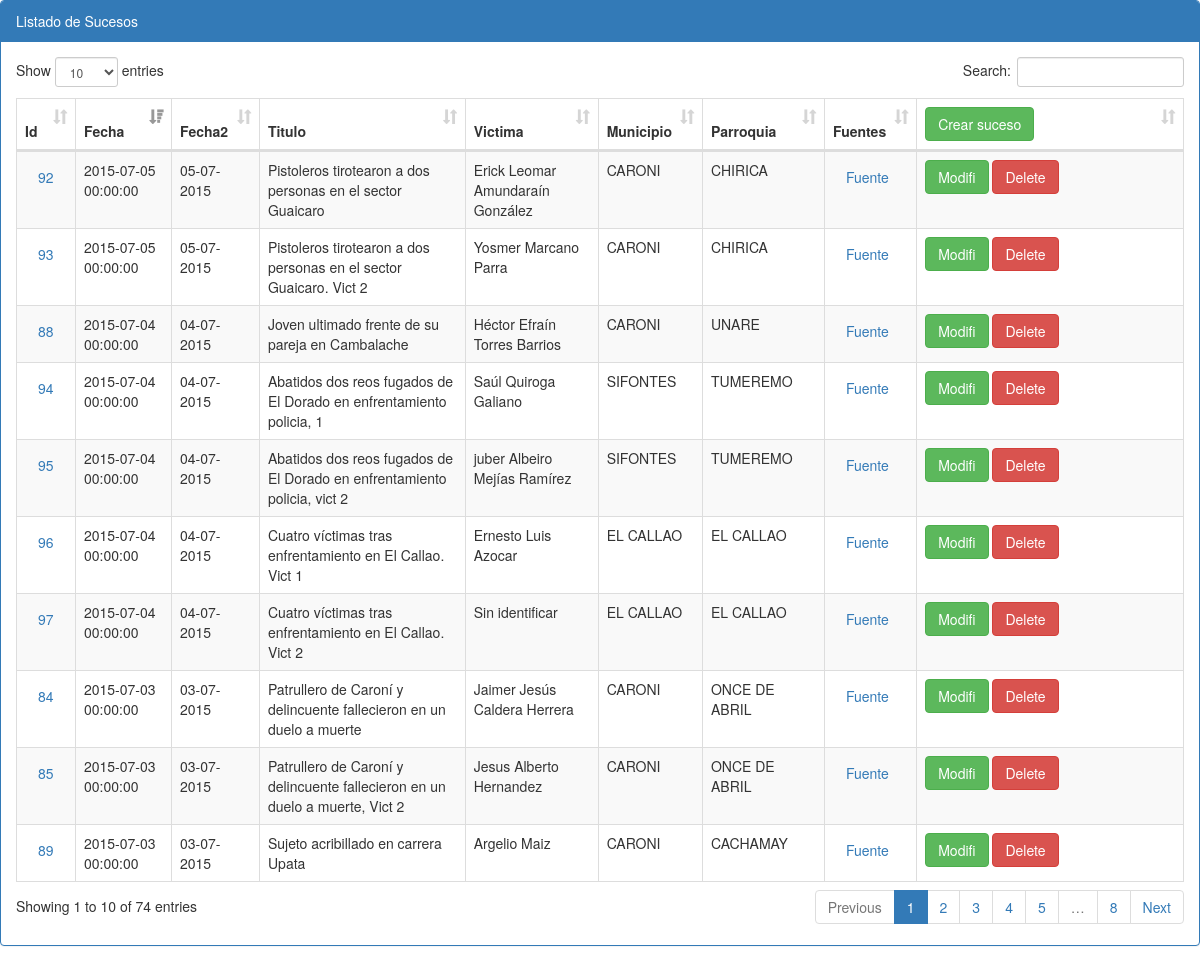
Page /sucesos/index_viejo.php on the earlier database version.
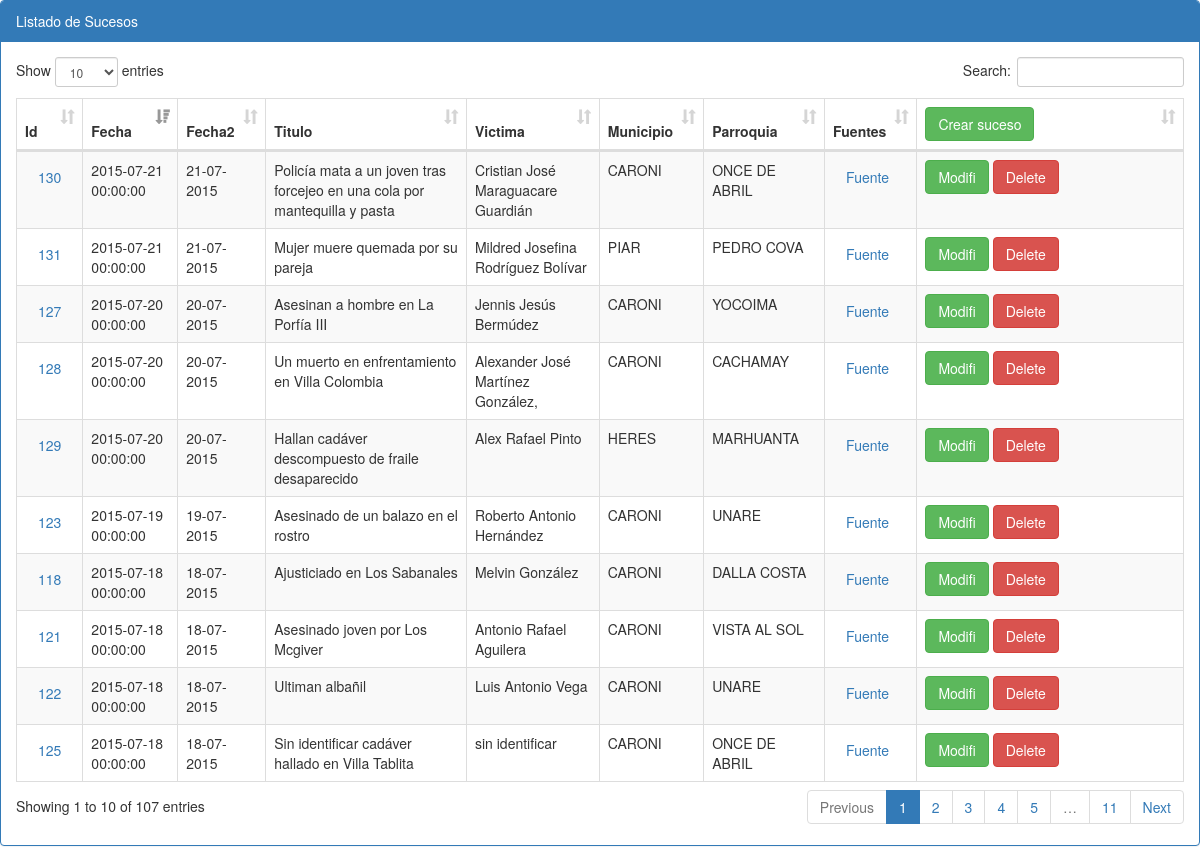
Same page on the later database version.
### tables this page shows
CREATE TABLE IF NOT EXISTS `sucesos` (
`suceso_id` int(11) NOT NULL,
  `fecha_suceso` datetime DEFAULT NULL,
  `delito_id` int(11) DEFAULT NULL,
  `delito_detalle_id` int(11) DEFAULT NULL,
  `titulo` varchar(255) DEFAULT NULL,
  `fuente` varchar(100) DEFAULT NULL,
  `otra_fuente1` varchar(100) DEFAULT NULL,
  `otra_fuente2` varchar(100) DEFAULT NULL,
  `otra_fuente3` varchar(100) DEFAULT NULL,
  `nombre_victima` varchar(80) DEFAULT NULL,
  `sexo` varchar(1) DEFAULT NULL,
  `edad` int(3) DEFAULT NULL,
  `tipo_arma` smallint(6) DEFAULT NULL,
  `estado` smallint(6) DEFAULT NULL,
  `municipio_id` smallint(6) DEFAULT NULL,
  `parroquia_id` smallint(6) DEFAULT NULL,
  `latitud` double DEFAULT NULL,
  `longitud` double DEFAULT NULL,
  `sector` varchar(255) DEFAULT NULL,
  `usuario` varchar(15) NOT NULL,
  `mi_reseña` varchar(1500) NOT NULL,
  `observaciones` varchar(1000) NOT NULL,
  `fecha_creado` datetime DEFAULT NULL
);

CREATE TABLE IF NOT EXISTS `municipios` (
  `municipio_id` smallint(6) NOT NULL DEFAULT '0',
  `estado_id` smallint(6) NOT NULL DEFAULT '0',
  `descripcion` varchar(50) DEFAULT NULL
);

CREATE TABLE IF NOT EXISTS `parroquias` (
  `parroquia_id` int(11) NOT NULL DEFAULT '0',
  `municipio_id` int(11) DEFAULT NULL,
  `estado_id` smallint(6) DEFAULT NULL,
  `descripcion` varchar(255) DEFAULT NULL,
  `capital_sector` varchar(50) NOT NULL,
  `latitud` float DEFAULT NULL,
  `longitud` float DEFAULT NULL,
  `latitud2` float DEFAULT NULL,
  `longitud2` float DEFAULT NULL,
  `latitud3` float DEFAULT NULL,
  `longitud3` float DEFAULT NULL,
  `latitud4` float DEFAULT NULL,
  `longitud4` float DEFAULT NULL
);

### adodb/adodb.inc.php (called while the page is built, shortened)
<?php
if (!defined('_ADODB_LAYER')) {
	GLOBAL
		$ADODB_vers,
		$ADODB_COUNTRECS,
		$ADODB_CACHE_DIR,
		$ADODB_CACHE,
		$ADODB_CACHE_CLASS,
		$ADODB_EXTENSION,
		$ADODB_COMPAT_FETCH,
	 	$ADODB_FETCH_MODE,
		$ADODB_GETONE_EOF,
		$ADODB_QUOTE_FIELDNAMES;
	abstract class ADOConnection {
	var $database = '';
	var $host = '';
	var $user = '';
	var $debug = false;
	var $true = '1';
	var $false = '0';
	var $fetchMode=false;
	var $bulkBind = false;
	var $_queryID = false;
	var $_bindInputArray = false;
	function Connect($argHostname = "", $argUsername = "", $argPassword = "", $argDatabaseName = "", $forceNew = false)
	{
		if ($argHostname != "") $this->host = $argHostname;
		if ($argUsername != "") $this->user = $argUsername;
		if ($argDatabaseName != "") $this->database = $argDatabaseName;
		if ($forceNew) {
			if ($rez=$this->_nconnect($this->host, $this->user, $argPassword, $this->database)) return true;
		} else {
			 if ($rez=$this->_connect($this->host, $this->user, $argPassword, $this->database)) return true;
		}
		return $ret;
	}
	function Prepare($sql)
	{
		return $sql;
	}
	function SetFetchMode($mode)
	{
		$old = $this->fetchMode;
		$this->fetchMode = $mode;
		if ($old === false) {
		global $ADODB_FETCH_MODE;
			return $ADODB_FETCH_MODE;
		}
		return $old;
	}
	function Execute($sql,$inputarr=false)
	{
		if ($inputarr !== false) {
			if (!is_array($inputarr)) $inputarr = array($inputarr);
			$element0 = reset($inputarr);
			$array_2d = $this->bulkBind && is_array($element0) && !is_object(reset($element0));
			unset($element0);
			if (!is_array($sql) && !$this->_bindInputArray) {
				$sqlarr = explode('?',$sql);
				$nparams = sizeof($sqlarr)-1;
				if (!$array_2d) $inputarr = array($inputarr);
				foreach($inputarr as $arr) {
					$sql = ''; $i = 0;
					while(list(, $v) = each($arr)) {
						$sql .= $sqlarr[$i];
						$typ = gettype($v);
						if ($typ == 'string')
							$sql .= $this->qstr($v);
						else if ($typ == 'double')
							$sql .= str_replace(',','.',$v);
						else if ($typ == 'boolean')
							$sql .= $v ? $this->true : $this->false;
						else if ($typ == 'object') {
							if (method_exists($v, '__toString')) $sql .= $this->qstr($v->__toString());
							else $sql .= $this->qstr((string) $v);
						} else if ($v === null)
							$sql .= 'NULL';
						else
							$sql .= $v;
						$i += 1;
						if ($i == $nparams) break;
					}
					if (isset($sqlarr[$i])) {
						$sql .= $sqlarr[$i];
						if ($i+1 != sizeof($sqlarr)) $this->outp_throw( "Input Array does not match ?: ".htmlspecialchars($sql),'Execute');
					} else if ($i != sizeof($sqlarr))
						$this->outp_throw( "Input array does not match ?: ".htmlspecialchars($sql),'Execute');
					$ret = $this->_Execute($sql);
					if (!$ret) return $ret;
				}
			} else {
				if ($array_2d) {
					if (is_string($sql))
						$stmt = $this->Prepare($sql);
					else
						$stmt = $sql;
					foreach($inputarr as $arr) {
						$ret = $this->_Execute($stmt,$arr);
						if (!$ret) return $ret;
					}
				} else {
					$ret = $this->_Execute($sql,$inputarr);
				}
			}
		} else {
			$ret = $this->_Execute($sql,false);
		}
		return $ret;
	}
	function _Execute($sql,$inputarr=false)
	{
		if ($this->debug) {
			global $ADODB_INCLUDED_LIB;
			if (empty($ADODB_INCLUDED_LIB)) include(ADODB_DIR.'/adodb-lib.inc.php');
			$this->_queryID = _adodb_debug_execute($this, $sql,$inputarr);
		} else {
			$this->_queryID = @$this->_query($sql,$inputarr);
		}
		$rs = new $rsclass($this->_queryID,$this->fetchMode);
		$rs->connection = $this;
		$rs->Init();
		if (is_array($sql)) $rs->sql = $sql[0];
		else $rs->sql = $sql;
		return $rs;
	}
}
	class ADORecordSet implements IteratorAggregate {
	var $canSeek = false;
	var $_numOfRows = -1;
	var $_numOfFields = -1;
	var $_currentRow = -1;
	function ADORecordSet($queryID)
	{
		$this->_queryID = $queryID;
	}
	function Init()
	{
		if ($this->_numOfRows != 0 && $this->_numOfFields && $this->_currentRow == -1) {
			$this->_currentRow = 0;
			if ($this->EOF = ($this->_fetch() === false)) {
				$this->_numOfRows = 0;
			}
		} else {
			$this->EOF = true;
		}
	}
	function Move($rowNumber = 0)
	{
		if ($this->canSeek) {
			if ($this->_seek($rowNumber)) {
				$this->_currentRow = $rowNumber;
				if ($this->_fetch()) {
					return true;
				}
			} else {
				$this->EOF = true;
				return false;
			}
		}
		return false;
	}
}
	function ADOLoadCode($dbType)
	{
		$db = strtolower($dbType);
		switch ($db) {
			default:
				$class = $db; break;
		}
		$file = ADODB_DIR."/drivers/adodb-".$db.".inc.php";
		if (class_exists("ADODB_" . $class)) return $class;
		return false;
	}
	function ADONewConnection($db='')
	{
	GLOBAL $ADODB_NEWCONNECTION, $ADODB_LASTDB;
		$errorfn = (defined('ADODB_ERROR_HANDLER')) ? ADODB_ERROR_HANDLER : false;
		if(empty($obj)) {
			if (!isset($ADODB_LASTDB)) $ADODB_LASTDB = '';
			if ($db != $ADODB_LASTDB) $db = ADOLoadCode($db);
			$cls = 'ADODB_'.$db;
			$obj = new $cls();
		}
		return $obj;
	}
}

### connections/guayana_s.php (called while the page is built, shortened)
<?php
		require_once(CONN_DIR."/../adodb/adodb.inc.php");
		class Conexion {
					private $dbConn;
					function __construct() {
						    $this->servidor='localhost';
						    $this->nombreBD='guayana_segura';
							$this->user='ag09504';
							$this->password='ag09504';
							$this->dbConn=ADONewConnection('mysql');
							$this->dbConn->Connect($this->servidor,$this->user,$this->password,$this->nombreBD);
					}
					function getDbConn() {
					    return $this->dbConn;
					}
		}
function normaliza($fecha){
	return substr($fecha, 8, 2)."-".substr($fecha, 5, 2)."-".substr($fecha, 0, 4);
}
?>

### adodb/drivers/adodb-mysql.inc.php (called while the page is built, shortened)
<?php
if (! defined("_ADODB_MYSQL_LAYER")) {
class ADODB_mysql extends ADOConnection {
	var $forceNewConnect = false;
	var $clientFlags = 0;
	function _connect($argHostname, $argUsername, $argPassword, $argDatabasename)
	{
		if (ADODB_PHPVER >= 0x4300)
			$this->_connectionID = mysql_connect($argHostname,$argUsername,$argPassword,
												$this->forceNewConnect,$this->clientFlags);
		else if (ADODB_PHPVER >= 0x4200)
			$this->_connectionID = mysql_connect($argHostname,$argUsername,$argPassword,
												$this->forceNewConnect);
		else
			$this->_connectionID = mysql_connect($argHostname,$argUsername,$argPassword);
		if ($argDatabasename) return $this->SelectDB($argDatabasename);
		return true;
	}
	function SelectDB($dbName)
	{
		if ($this->_connectionID) {
			return @mysql_select_db($dbName,$this->_connectionID);
		}
		else return false;
	}
	function _query($sql,$inputarr=false)
	{
	return mysql_query($sql,$this->_connectionID);
	}
}
class ADORecordSet_mysql extends ADORecordSet{
	function ADORecordSet_mysql($queryID,$mode=false)
	{
		switch ($mode)
		{
		case ADODB_FETCH_ASSOC:$this->fetchMode = MYSQL_ASSOC; break;
		}
	}
	function _initrs()
	{
		$this->_numOfRows = @mysql_num_rows($this->_queryID);
		$this->_numOfFields = @mysql_num_fields($this->_queryID);
	}
	function Fields($colname)
	{
		if ($this->fetchMode != MYSQL_NUM) return @$this->fields[$colname];
		 return $this->fields[$this->bind[strtoupper($colname)]];
	}
	function MoveNext()
	{
		if (@$this->fields = mysql_fetch_array($this->_queryID,$this->fetchMode)) {
			return true;
		}
		return false;
	}
	function _fetch()
	{
		$this->fields =  @mysql_fetch_array($this->_queryID,$this->fetchMode);
		return is_array($this->fields);
	}
}
}

### sucesos/index_viejo.php (the view, shortened to what the changed rows need)
<!DOCTYPE html>
<html lang="en">
	<head>
		<link rel="stylesheet" href="../css/bootstrap.min.css">
		<link rel="stylesheet" href="../css/datepicker.css">
		<link rel="stylesheet" href="../css/dataTables.bootstrap.css">
	</head>
	<body>
		<div class="row">
			<div class="col-sm-12">
				<div class="panel panel-primary">
					<div class="panel-heading">Listado de Sucesos</div>
					<div class="panel-body">
						<table class="table table-striped table-bordered" id="datatables">
							<thead>
								<tr>
									<th>Id</th>
									<th>Fecha</th>
									<th>Fecha2</th>
									<th>Titulo</th>
									<th>Victima</th>
									<th>Municipio</th>
									<th>Parroquia</th>
									<th>Fuentes</th>
									<th><a class="btn update btn-success" href="frm_ingre_suceso.php" class="btn btn-primary btn-lg">Crear suceso</a></th>
								</tr>
							</thead>
							<tbody>
								<?php
												include_once '../connections/guayana_s.php';
												$conexion=new Conexion();
												$db=$conexion->getDbConn();
												$db->debug = false;
												$db->SetFetchMode(ADODB_FETCH_ASSOC);
												$query_sucesos = $db->Prepare("SELECT suceso_id, fecha_suceso As fecha_suceso, delito_id, delito_detalle_id, titulo, nombre_victima, fuente,
													m.descripcion AS municipio, p.descripcion AS parroquia
												FROM sucesos As s
												INNER JOIN municipios AS m ON s.municipio_id = m.municipio_id
												INNER JOIN parroquias AS p ON s.parroquia_id = p.parroquia_id");
												$rs_sucesos = $db->Execute($query_sucesos);
											while(!$rs_sucesos->EOF){
												echo '<tr>';
													echo '<td><a class="btn ampliar" href="suceso.php?suceso_id='.$rs_sucesos->Fields('suceso_id').'" class="btn btn-primary btn-lg">'.$rs_sucesos->Fields('suceso_id').'</a></td>';
													echo '<td>'. $rs_sucesos->Fields('fecha_suceso') . '</td>';
													echo '<td><span style="display: none;">'. $rs_sucesos->Fields('fecha_suceso') ."</span>".normaliza($rs_sucesos->Fields('fecha_suceso')). '</td>';
													echo '<td>'. $rs_sucesos->Fields('titulo') . '</td>';
													echo '<td>'. $rs_sucesos->Fields('nombre_victima') . '</td>';
													echo '<td>'. $rs_sucesos->Fields('municipio') . '</td>';
													echo '<td>'. $rs_sucesos->Fields('parroquia') . '</td>';
													echo '<td><a class="btn" href="'.$rs_sucesos->Fields('fuente').'" target="_blank">Fuente</a></td>';
													echo '<td width=250>';
													echo '<a class="btn update btn-success" href="frm_modi_suceso.php?suceso_id='.$rs_sucesos->Fields('suceso_id').'" class="btn btn-primary btn-lg">Modifi</a>';
													echo '<a class="btn btn-danger" id="delete" href="trata_borra_suceso.php?suceso_id='.$rs_sucesos->Fields('suceso_id').'">Delete</a>';
													echo '</td>';
												echo '</tr>';
											$rs_sucesos->MoveNext();
											}
								?>
							</tbody>
						</table>
					</div>
				</div>
				</div>
			</div>
	</body>
</html>

Differences in the rows shown:
no longer on this page (row unchanged): sucesos: suceso_id "84", fecha_suceso "2015-07-03 00:00:00", fecha_suceso "03-07-2015", titulo "Patrullero de Caroní y delincuente fallecieron en un duelo a muerte", nombre_victima "Jaimer Jesús Caldera Herrera", municipios.descripcion "CARONI", parroquia.descripcion "ONCE DE ABRIL"
no longer on this page (row unchanged): sucesos: suceso_id "85", fecha_suceso "2015-07-03 00:00:00", fecha_suceso "03-07-2015", titulo "Patrullero de Caroní y delincuente fallecieron en un duelo a muerte, Vict 2", nombre_victima "Jesus Alberto Hernandez", municipios.descripcion "CARONI", parroquia.descripcion "ONCE DE ABRIL"
no longer on this page (row unchanged): sucesos: suceso_id "88", fecha_suceso "2015-07-04 00:00:00", fecha_suceso "04-07-2015", titulo "Joven ultimado frente de su pareja en Cambalache", nombre_victima "Héctor Efraín Torres Barrios", municipios.descripcion "CARONI", parroquia.descripcion "UNARE"
no longer on this page (row unchanged): sucesos: suceso_id "89", fecha_suceso "2015-07-03 00:00:00", fecha_suceso "03-07-2015", titulo "Sujeto acribillado en carrera Upata", nombre_victima "Argelio Maiz", municipios.descripcion "CARONI", parroquia.descripcion "CACHAMAY"
no longer on this page (row unchanged): sucesos: suceso_id "92", fecha_suceso "2015-07-05 00:00:00", fecha_suceso "05-07-2015", titulo "Pistoleros tirotearon a dos personas en el sector Guaicaro", nombre_victima "Erick Leomar Amundaraín González", municipios.descripcion "CARONI", parroquia.descripcion "CHIRICA"
no longer on this page (row unchanged): sucesos: suceso_id "93", fecha_suceso "2015-07-05 00:00:00", fecha_suceso "05-07-2015", titulo "Pistoleros tirotearon a dos personas en el sector Guaicaro. Vict 2", nombre_victima "Yosmer Marcano Parra", municipios.descripcion "CARONI", parroquia.descripcion "CHIRICA"
no longer on this page (row unchanged): sucesos: suceso_id "94", fecha_suceso "2015-07-04 00:00:00", fecha_suceso "04-07-2015", titulo "Abatidos dos reos fugados de El Dorado en enfrentamiento policia, 1", nombre_victima "Saúl Quiroga Galiano", municipios.descripcion "SIFONTES", parroquia.descripcion "TUMEREMO"
no longer on this page (row unchanged): sucesos: suceso_id "95", fecha_suceso "2015-07-04 00:00:00", fecha_suceso "04-07-2015", titulo "Abatidos dos reos fugados de El Dorado en enfrentamiento policia, vict 2", nombre_victima "juber Albeiro Mejías Ramírez", municipios.descripcion "SIFONTES", parroquia.descripcion "TUMEREMO"
no longer on this page (row unchanged): sucesos: suceso_id "96", fecha_suceso "2015-07-04 00:00:00", fecha_suceso "04-07-2015", titulo "Cuatro víctimas tras enfrentamiento en El Callao. Vict 1", nombre_victima "Ernesto Luis Azocar", municipios.descripcion "EL CALLAO", parroquia.descripcion "EL CALLAO"
no longer on this page (row unchanged): sucesos: suceso_id "97", fecha_suceso "2015-07-04 00:00:00", fecha_suceso "04-07-2015", titulo "Cuatro víctimas tras enfrentamiento en El Callao. Vict 2", nombre_victima "Sin identificar", municipios.descripcion "EL CALLAO", parroquia.descripcion "EL CALLAO"
added sucesos: suceso_id "118", fecha_suceso "2015-07-18 00:00:00", fecha_suceso "18-07-2015", titulo "Ajusticiado en Los Sabanales", nombre_victima "Melvin González", municipios.descripcion "CARONI", parroquia.descripcion "DALLA COSTA"
added sucesos: suceso_id "121", fecha_suceso "2015-07-18 00:00:00", fecha_suceso "18-07-2015", titulo "Asesinado joven por Los Mcgiver", nombre_victima "Antonio Rafael Aguilera", municipios.descripcion "CARONI", parroquia.descripcion "VISTA AL SOL"
added sucesos: suceso_id "122", fecha_suceso "2015-07-18 00:00:00", fecha_suceso "18-07-2015", titulo "Ultiman albañil", nombre_victima "Luis Antonio Vega", municipios.descripcion "CARONI", parroquia.descripcion "UNARE"
added sucesos: suceso_id "123", fecha_suceso "2015-07-19 00:00:00", fecha_suceso "19-07-2015", titulo "Asesinado de un balazo en el rostro", nombre_victima "Roberto Antonio Hernández", municipios.descripcion "CARONI", parroquia.descripcion "UNARE"
added sucesos: suceso_id "125", fecha_suceso "2015-07-18 00:00:00", fecha_suceso "18-07-2015", titulo "Sin identificar cadáver hallado en Villa Tablita", nombre_victima "sin identificar", municipios.descripcion "CARONI", parroquia.descripcion "ONCE DE ABRIL"
added sucesos: suceso_id "127", fecha_suceso "2015-07-20 00:00:00", fecha_suceso "20-07-2015", titulo "Asesinan a hombre en La Porfía III", nombre_victima "Jennis Jesús Bermúdez", municipios.descripcion "CARONI", parroquia.descripcion "YOCOIMA"
added sucesos: suceso_id "128", fecha_suceso "2015-07-20 00:00:00", fecha_suceso "20-07-2015", titulo "Un muerto en enfrentamiento en Villa Colombia", nombre_victima "Alexander José Martínez González,", municipios.descripcion "CARONI", parroquia.descripcion "CACHAMAY"
added sucesos: suceso_id "129", fecha_suceso "2015-07-20 00:00:00", fecha_suceso "20-07-2015", titulo "Hallan cadáver descompuesto de fraile desaparecido", nombre_victima "Alex Rafael Pinto", municipios.descripcion "HERES", parroquia.descripcion "MARHUANTA"
added sucesos: suceso_id "130", fecha_suceso "2015-07-21 00:00:00", fecha_suceso "21-07-2015", titulo "Policía mata a un joven tras forcejeo en una cola por mantequilla y pasta", nombre_victima "Cristian José Maraguacare Guardián", municipios.descripcion "CARONI", parroquia.descripcion "ONCE DE ABRIL"
added sucesos: suceso_id "131", fecha_suceso "2015-07-21 00:00:00", fecha_suceso "21-07-2015", titulo "Mujer muere quemada por su pareja", nombre_victima "Mildred Josefina Rodríguez Bolívar", municipios.descripcion "PIAR", parroquia.descripcion "PEDRO COVA"
Other differences:
text written by a page script: "Show entries Search: Showing 1 to 10 of 74 entries Previous 1 2 3 4 5 … 8 Next" → "Show entries Search: Showing 1 to 10 of 107 entries Previous 1 2 3 4 5 … 11 Next"
